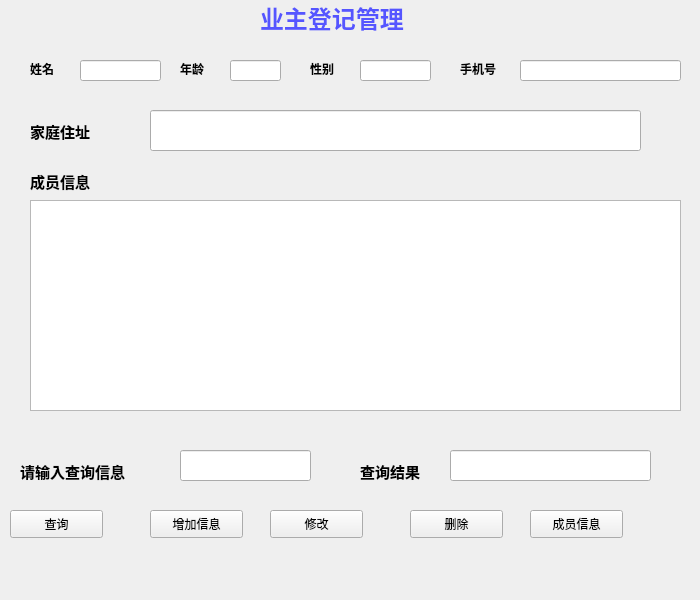
<?xml version="1.0" encoding="UTF-8"?>
<ui version="4.0">
 <class>Wuyerenshi</class>
 <widget class="QWidget" name="Wuyerenshi">
  <property name="geometry">
   <rect>
    <x>0</x>
    <y>0</y>
    <width>700</width>
    <height>600</height>
   </rect>
  </property>
  <property name="windowTitle">
   <string>Form</string>
  </property>
  <widget class="QLabel" name="label_9">
   <property name="geometry">
    <rect>
     <x>30</x>
     <y>170</y>
     <width>101</width>
     <height>21</height>
    </rect>
   </property>
   <property name="text">
    <string>&lt;html&gt;&lt;head/&gt;&lt;body&gt;&lt;p&gt;&lt;span style=&quot; font-size:11pt; font-weight:600;&quot;&gt;成员信息&lt;/span&gt;&lt;/p&gt;&lt;/body&gt;&lt;/html&gt;</string>
   </property>
  </widget>
  <widget class="QLineEdit" name="lineEdit_5">
   <property name="geometry">
    <rect>
     <x>150</x>
     <y>110</y>
     <width>491</width>
     <height>41</height>
    </rect>
   </property>
  </widget>
  <widget class="QLineEdit" name="lineEdit">
   <property name="geometry">
    <rect>
     <x>80</x>
     <y>60</y>
     <width>81</width>
     <height>21</height>
    </rect>
   </property>
  </widget>
  <widget class="QPushButton" name="pushButton_3">
   <property name="geometry">
    <rect>
     <x>270</x>
     <y>510</y>
     <width>93</width>
     <height>28</height>
    </rect>
   </property>
   <property name="text">
    <string>修改</string>
   </property>
  </widget>
  <widget class="QLabel" name="label_7">
   <property name="geometry">
    <rect>
     <x>20</x>
     <y>460</y>
     <width>141</width>
     <height>21</height>
    </rect>
   </property>
   <property name="text">
    <string>&lt;html&gt;&lt;head/&gt;&lt;body&gt;&lt;p&gt;&lt;span style=&quot; font-size:11pt; font-weight:600;&quot;&gt;请输入查询信息&lt;/span&gt;&lt;/p&gt;&lt;/body&gt;&lt;/html&gt;</string>
   </property>
  </widget>
  <widget class="QPushButton" name="pushButton">
   <property name="geometry">
    <rect>
     <x>10</x>
     <y>510</y>
     <width>93</width>
     <height>28</height>
    </rect>
   </property>
   <property name="text">
    <string>查询</string>
   </property>
  </widget>
  <widget class="QPushButton" name="pushButton_6">
   <property name="geometry">
    <rect>
     <x>530</x>
     <y>510</y>
     <width>93</width>
     <height>28</height>
    </rect>
   </property>
   <property name="text">
    <string>成员信息</string>
   </property>
  </widget>
  <widget class="QPushButton" name="pushButton_2">
   <property name="geometry">
    <rect>
     <x>150</x>
     <y>510</y>
     <width>93</width>
     <height>28</height>
    </rect>
   </property>
   <property name="text">
    <string>增加信息</string>
   </property>
  </widget>
  <widget class="QLabel" name="label_8">
   <property name="geometry">
    <rect>
     <x>360</x>
     <y>460</y>
     <width>91</width>
     <height>21</height>
    </rect>
   </property>
   <property name="text">
    <string>&lt;html&gt;&lt;head/&gt;&lt;body&gt;&lt;p&gt;&lt;span style=&quot; font-size:11pt; font-weight:600;&quot;&gt;查询结果&lt;/span&gt;&lt;/p&gt;&lt;/body&gt;&lt;/html&gt;</string>
   </property>
  </widget>
  <widget class="QLabel" name="label_6">
   <property name="geometry">
    <rect>
     <x>30</x>
     <y>120</y>
     <width>81</width>
     <height>21</height>
    </rect>
   </property>
   <property name="text">
    <string>&lt;html&gt;&lt;head/&gt;&lt;body&gt;&lt;p&gt;&lt;span style=&quot; font-size:11pt; font-weight:600;&quot;&gt;家庭住址&lt;/span&gt;&lt;/p&gt;&lt;/body&gt;&lt;/html&gt;</string>
   </property>
  </widget>
  <widget class="QLabel" name="label_4">
   <property name="geometry">
    <rect>
     <x>310</x>
     <y>60</y>
     <width>72</width>
     <height>15</height>
    </rect>
   </property>
   <property name="text">
    <string>&lt;html&gt;&lt;head/&gt;&lt;body&gt;&lt;p&gt;&lt;span style=&quot; font-weight:600;&quot;&gt;性别&lt;/span&gt;&lt;/p&gt;&lt;/body&gt;&lt;/html&gt;</string>
   </property>
  </widget>
  <widget class="QLabel" name="label_2">
   <property name="geometry">
    <rect>
     <x>30</x>
     <y>60</y>
     <width>72</width>
     <height>15</height>
    </rect>
   </property>
   <property name="text">
    <string>&lt;html&gt;&lt;head/&gt;&lt;body&gt;&lt;p&gt;&lt;span style=&quot; font-weight:600;&quot;&gt;姓名&lt;/span&gt;&lt;/p&gt;&lt;/body&gt;&lt;/html&gt;</string>
   </property>
  </widget>
  <widget class="QLineEdit" name="lineEdit_4">
   <property name="geometry">
    <rect>
     <x>520</x>
     <y>60</y>
     <width>161</width>
     <height>21</height>
    </rect>
   </property>
  </widget>
  <widget class="QTextEdit" name="textEdit">
   <property name="geometry">
    <rect>
     <x>30</x>
     <y>200</y>
     <width>651</width>
     <height>211</height>
    </rect>
   </property>
  </widget>
  <widget class="QLineEdit" name="lineEdit_6">
   <property name="geometry">
    <rect>
     <x>180</x>
     <y>450</y>
     <width>131</width>
     <height>31</height>
    </rect>
   </property>
  </widget>
  <widget class="QLabel" name="label_5">
   <property name="geometry">
    <rect>
     <x>460</x>
     <y>60</y>
     <width>72</width>
     <height>15</height>
    </rect>
   </property>
   <property name="text">
    <string>&lt;html&gt;&lt;head/&gt;&lt;body&gt;&lt;p&gt;&lt;span style=&quot; font-weight:600;&quot;&gt;手机号&lt;/span&gt;&lt;/p&gt;&lt;/body&gt;&lt;/html&gt;</string>
   </property>
  </widget>
  <widget class="QLineEdit" name="lineEdit_7">
   <property name="geometry">
    <rect>
     <x>450</x>
     <y>450</y>
     <width>201</width>
     <height>31</height>
    </rect>
   </property>
  </widget>
  <widget class="QLabel" name="label">
   <property name="geometry">
    <rect>
     <x>260</x>
     <y>0</y>
     <width>201</width>
     <height>31</height>
    </rect>
   </property>
   <property name="text">
    <string>&lt;html&gt;&lt;head/&gt;&lt;body&gt;&lt;p&gt;&lt;span style=&quot; font-size:18pt; font-weight:600; color:#5555ff;&quot;&gt;业主登记管理&lt;/span&gt;&lt;/p&gt;&lt;/body&gt;&lt;/html&gt;</string>
   </property>
  </widget>
  <widget class="QPushButton" name="pushButton_5">
   <property name="geometry">
    <rect>
     <x>410</x>
     <y>510</y>
     <width>93</width>
     <height>28</height>
    </rect>
   </property>
   <property name="text">
    <string>删除</string>
   </property>
  </widget>
  <widget class="QLineEdit" name="lineEdit_2">
   <property name="geometry">
    <rect>
     <x>230</x>
     <y>60</y>
     <width>51</width>
     <height>21</height>
    </rect>
   </property>
  </widget>
  <widget class="QLabel" name="label_3">
   <property name="geometry">
    <rect>
     <x>180</x>
     <y>60</y>
     <width>72</width>
     <height>15</height>
    </rect>
   </property>
   <property name="text">
    <string>&lt;html&gt;&lt;head/&gt;&lt;body&gt;&lt;p&gt;&lt;span style=&quot; font-weight:600;&quot;&gt;年龄&lt;/span&gt;&lt;/p&gt;&lt;/body&gt;&lt;/html&gt;</string>
   </property>
  </widget>
  <widget class="QLineEdit" name="lineEdit_3">
   <property name="geometry">
    <rect>
     <x>360</x>
     <y>60</y>
     <width>71</width>
     <height>21</height>
    </rect>
   </property>
  </widget>
 </widget>
 <resources/>
 <connections/>
</ui>
